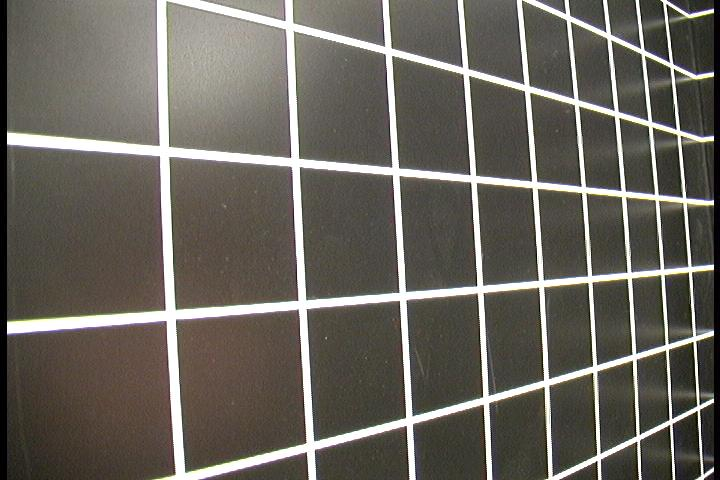
%> input picture HW3/Board.jpg, 720 x 480 px
$ octave Zhang_homework3LSmethod.m   (GNU Octave 9; MATLAB toolbox functions it lacks are replaced by stand-ins)
%> lines starting %> are read from the running program, lines starting %| are printed output that depends on the picture
clear all
close all
%% Board
I = imread('Board.jpg');
%> I is the input picture: size 480x720x3 uint8; mean R, G, B 105.7, 101.8, 94.3
a=[ 290,28;
    170,316;
    673,65;
    703,477];
l=72;
w=68;
b=[2*l,2*w;
   1*l,4*w;
   9*l,1*w;
   9*l,7*w];
U=[ a(1,1),a(1,2),1 ,0      ,0      ,0 , -b(1,1)*a(1,1) , -b(1,1)*a(1,2) , -b(1,1);
    0      ,0      ,0  ,a(1,1),a(1,2),1, -b(1,2)*a(1,1) , -b(1,2)*a(1,2) , -b(1,2);
    a(2,1),a(2,2),1 ,0      ,0      ,0 , -b(2,1)*a(2,1) , -b(2,1)*a(2,2) , -b(2,1);
    0      ,0      ,0  ,a(2,1),a(2,2),1, -b(2,2)*a(2,1) , -b(2,2)*a(2,2) , -b(2,2);
    a(3,1),a(3,2),1 ,0      ,0      ,0 , -b(3,1)*a(3,1) , -b(3,1)*a(3,2) , -b(3,1);
    0      ,0      ,0  ,a(3,1),a(3,2),1, -b(3,2)*a(3,1) , -b(3,2)*a(3,2) , -b(3,2);
    a(4,1),a(4,2),1 ,0      ,0      ,0 , -b(4,1)*a(4,1) , -b(4,1)*a(4,2) , -b(4,1);
    0      ,0      ,0  ,a(4,1),a(4,2),1, -b(4,2)*a(4,1) , -b(4,2)*a(4,2) , -b(4,2)];
P=U'*U;
[V,D] = eig(P);
H=V(:,1)./V(9,1);
H=reshape(H,[3,3]);
tform = projective2d(H);
I1= imwarp(I,tform);
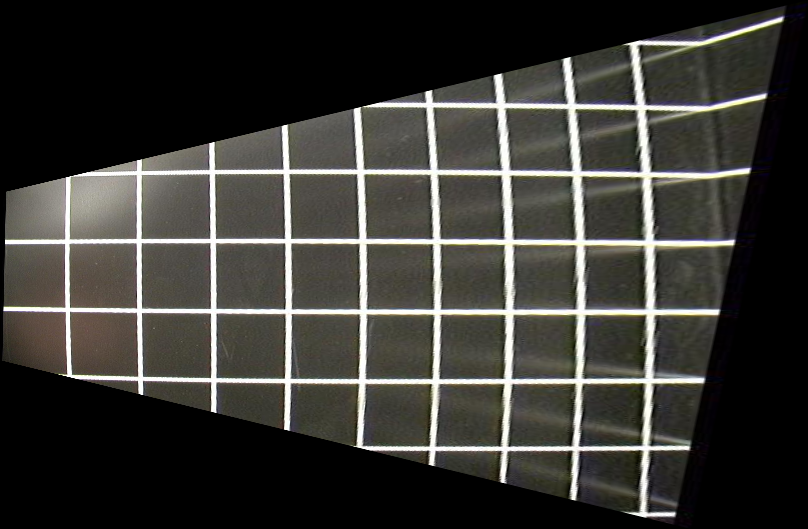
%> I1: size 529x808x3 uint8; mean R, G, B 58.2, 57.2, 52.9
figure
imshow(I1)
%% rig_original
image= imread('rig_original.jpg');
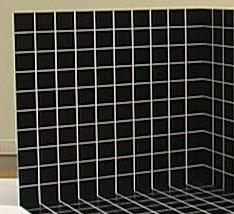
%> input picture HW3/rig_original.JPG, 234 x 214 px
%> image is the input picture: size 214x234x3 uint8; mean R, G, B 60.1, 58.7, 52.7
e=[14,13;
   186,9;
   187,167;
   19,188];
m=16;
n=17;
c=[1*m,1*n;
   10*m,1*n;
   10*m,10*n;
   1*m,10*n];
Q=[ e(1,1),e(1,2),1  ,0      ,0      ,0 , -c(1,1)*e(1,1) , -c(1,1)*e(1,2) , -c(1,1);
    0      ,0    ,0  ,e(1,1) ,e(1,2),1  , -c(1,2)*e(1,1) , -c(1,2)*e(1,2) , -c(1,2);
    e(2,1),e(2,2),1  ,0       ,0     ,0 , -c(2,1)*e(2,1) , -c(2,1)*e(2,2) , -c(2,1);
    0      ,0    ,0  ,e(2,1),e(2,2) ,1  , -c(2,2)*e(2,1) , -c(2,2)*e(2,2) , -c(2,2);
    e(3,1),e(3,2),1 ,0      ,0      ,0  , -c(3,1)*e(3,1) , -c(3,1)*e(3,2) , -c(3,1);
    0      ,0      ,0  ,e(3,1),e(3,2),1 , -c(3,2)*e(3,1) , -c(3,2)*e(3,2) , -c(3,2);
    e(4,1),e(4,2),1 ,0      ,0      ,0  , -c(4,1)*e(4,1) , -c(4,1)*e(4,2) , -c(4,1);
    0      ,0      ,0  ,e(4,1),e(4,2),1 , -c(4,2)*e(4,1) , -c(4,2)*e(4,2) , -c(4,2)];
R=Q'*Q;
[V,D] = eig(R);
H2=V(:,1)./V(9,1);
H2=reshape(H2,[3,3]);
tform1 = projective2d(H2);
image1= imwarp(image,tform1);
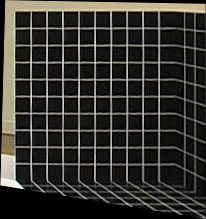
%> image1: size 219x206x3 uint8; mean R, G, B 51.9, 50.7, 45.7
figure
imshow(image1)
